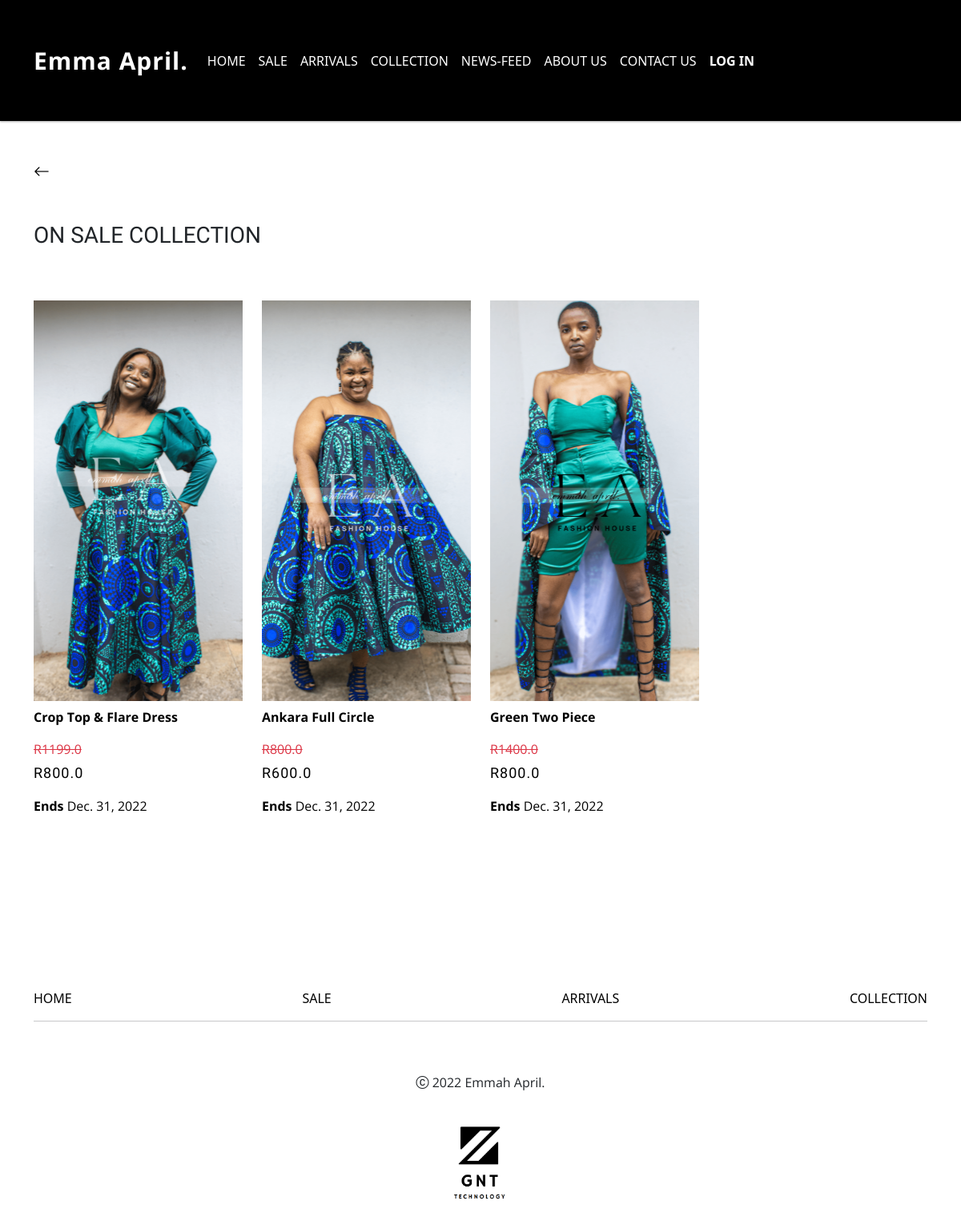
Screenshot of /on-sale/ with the database file from the repository.
### client/models.py (models this page shows, shortened)
class Product(models.Model):
    DISPLAY = (
        ("Yes", "Yes"),
        ("No", "No"),
    )
    SALE_DISPLAY = (
        ("First", "First"),
        ("second", "second"),
        ("third", "third"),
    )
    Name = models.CharField(max_length=300,null=True)
    Description = models.TextField(blank = True,null=True)
    Price = models.FloatField(null=True,blank=True)
    Quantity = models.IntegerField(null=True,blank=True)
    ReStock_Level = models.IntegerField(null=True,blank=True)
    Category = models.ManyToManyField(Category,related_name="product_Category",blank=True,default=None)
    Colors = models.ManyToManyField(Colours,related_name="product_Colors",blank=True,default=None)
    Sizes = models.ManyToManyField(ItemSize,related_name="product_Sizes",blank=True,default=None)
    layby = models.ManyToManyField(LayByOptions,related_name="layBy_options",blank=True,default=None)
    main_Image = models.ImageField(null=True, blank=True,upload_to='files/ProductImages')
    Image_One = models.ImageField(null=True, blank=True,upload_to='files/ProductImages')
    Image_Two = models.ImageField(null=True, blank=True,upload_to='files/ProductImages')
    Image_Three = models.ImageField(null=True, blank=True,upload_to='files/ProductImages')
    main_display = models.CharField(max_length=10,choices=DISPLAY,default = 'No',null=True, blank=True)
    sale = models.CharField(max_length=10,choices=DISPLAY,default = 'No',null=True, blank=True)
    Sale_Price = models.FloatField(null=True,blank=True)
    End_date = models.DateField(auto_now_add=False,null=True,blank=True)
    sale_CoverImages = models.CharField(max_length=10,choices=SALE_DISPLAY,default = 'No',null=True,blank=True)
    new = models.CharField(max_length=10,choices=DISPLAY,default = 'No',null=True, blank=True)
    arrivals_CoverImages = models.CharField(max_length=10,choices=SALE_DISPLAY,default = 'No',null=True,blank=True)
    date_created = models.DateTimeField(auto_now_add=True, null=True)

### client/views.py (the view, shortened to what this page needs)
# urls.py: path('on-sale/',views.SaleCollectionS,name='on-sale'),
def SaleCollectionS(request):
    sale_products = Product.objects.filter(sale = "Yes").order_by('-date_created')
    context = {
        "sale_products" : sale_products,
    }
    return render(request,'client/saleCollection.html',context)

### client/templates/client/saleCollection.html (shortened to what this page needs)
{% extends 'client/base.html' %} {% load static %} {% block content %}
{% include 'partials/navbar.html'%}
<section class="container mt-5">
  <a role="button" onclick="history.back()" style="color: black">
    <i class="bi bi-arrow-left" style="font-size: 20px"></i>
  </a>
  <h3 class="heading_style mt-5">ON SALE COLLECTION</h3>
  <section>
    <div class="row mt-5">
      {% for item in sale_products %}
      <div class="col-sm-12 col-md-4 col-xl-3 mt-3">
        <div hx-boost="true">
          <a
            class="text-black"
            href="{% url 'item-details' item.id %}"
            style="text-decoration: none"
          >
            <img
              class="sale-image productimage"
              src="{{item.main_Image.url}}"
              alt=""
            />
            <p class="fw-bold mt-2">{{item.Name}}</p>
            <p class="mb-1 text-danger">
              <del>R{{item.Price}}</del>
            </p>
            <p
              class="heading_style"
              style="font-size: 18px; letter-spacing: 1px"
            >
              R{{item.Sale_Price}}
            </p>
            <p><span class="fw-bold">Ends</span> {{item.End_date}}</p>
          </a>
        </div>
      </div>
      {% endfor %}
    </div>
  </section>
</section>
<div class="content_divider"></div>
<div class="content_divider"></div>
<section>{% include 'partials/footer.html'%}</section>
{% endblock %}

### client/templates/client/base.html (shortened to what this page needs)
{% load static %}
<!DOCTYPE html>
<html lang="en">
  <head>
    <link
      href="https://cdn.jsdelivr.net/npm/bootstrap@5.1.3/dist/css/bootstrap.min.css"
      rel="stylesheet"
    />
    <link
      rel="stylesheet"
      href="https://cdn.jsdelivr.net/npm/bootstrap-icons@1.10.2/font/bootstrap-icons.css"
    />
    <link rel="stylesheet" href="{% static '/CSS/main.css' %}" />
    <link rel="stylesheet" href="{% static '/CSS/index.css' %}" />
    <link rel="stylesheet" href="{% static '/CSS/saleCollection.css' %}" />
    <link rel="stylesheet" href="{% static '/CSS/idemDetails.css' %}" />
  </head>
  <body>
    {% block content %} {% endblock %}
  </body>
</html>

### client/templates/partials/navbar.html (shortened to what this page needs)
<nav
  class="navbar navbar-expand-lg navbar-light text-white py-5"
  style="
    background-color: black;
    box-shadow: 0 1px 3px rgba(0, 0, 0, 0.12), 0 1px 2px rgba(0, 0, 0, 0.24);
    transition: all 0.3s cubic-bezier(0.25, 0.8, 0.25, 1);
  "
>
  <div class="container">
    <a
      class="navbar-brand text-white navbar-heading"
      href="{% url 'index'%}"
      hx-boost="true"
      >Emma April.</a
    >
    <div class="collapse navbar-collapse" id="navbarSupportedContent">
      <ul class="navbar-nav me-auto mb-2 mb-lg-0">
        <li class="nav-item">
          <a
            class="nav-link active text-white"
            aria-current="page"
            href="{% url 'index'%}"
            hx-boost="true"
            >HOME</a
          >
        </li>
        <li class="nav-item">
          <a
            class="nav-link text-white"
            href="{% url 'on-sale'%}"
            hx-boost="true"
            >SALE</a
          >
        </li>
        <li class="nav-item">
          <a
            class="nav-link text-white"
            href="{% url 'new-arrival'%}"
            hx-boost="true"
            >ARRIVALS</a
          >
        </li>
        <li class="nav-item">
          <a
            class="nav-link text-white"
            href="{% url 'all-collections'%}"
            hx-boost="true"
            >COLLECTION</a
          >
        </li>
        <li class="nav-item">
          <a
            class="nav-link text-white"
            href="{% url 'news-feed'%}"
            hx-boost="true"
            >NEWS-FEED</a
          >
        </li>
        <li class="nav-item">
          <a
            class="nav-link text-white"
            href="{% url 'about-us'%}"
            hx-boost="true"
            >ABOUT US</a
          >
        </li>
        <li class="nav-item">
          <a
            class="nav-link text-white"
            href="{% url 'contact'%}"
            hx-boost="true"
            >CONTACT US</a
          >
        </li>
        {% if user.is_authenticated %}
        <li class="nav-item">
          <a class="nav-link text-white fw-bold" href="{% url 'logout'%}"
            >LOG OUT</a
          >
        </li>
        {% else %}
        <li class="nav-item">
          <a class="nav-link text-white fw-bold" href="{% url 'login'%}"
            >LOG IN</a
          >
        </li>
        {% endif %}
      </ul>
    </div>
  </div>
</nav>

### client/templates/partials/footer.html (shortened to what this page needs)
{% load static %}
<div class="d-flex justify-content-between container mb-2" hx-boost="true">
  <a href="{% url 'index'%}"> HOME </a>
  <a href="{% url 'on-sale'%}"> SALE</a>
  <a href="{% url 'new-arrival'%}"> ARRIVALS</a>
  <a href="{% url 'all-collections'%}"> COLLECTION</a>
</div>
<section class="container">
  <hr />
  <center>
    <p class="pt-5">
      <span><i class="bi bi-c-circle"></i></span> <span id="year"></span> Emmah
      April.
    </p>
    <img style="height: 150px" src="{% static 'images/GTN_LOGO.png'%}" alt="" />
  </center>
</section>

### static/CSS/main.css (style rules this page uses)
:root { --primary-color: darkblue; }
.content_divider { height: 100px; width: 100%; }
p { font-family: "Open Sans", sans-serif; }
.navbar-heading { font-family: "Open Sans", sans-serif; font-size: 30px; font-weight: 700; letter-spacing: 1px; }

### static/CSS/index.css (style rules this page uses)
.heading_style { font-family: "Tenor Sans", sans-serif; }

### static/CSS/saleCollection.css (style rules this page uses)
.heading_style { font-family: "Tenor Sans", sans-serif; }
.sale-image { height: 450px; width: 100%; object-fit: cover; }

### client/templates/client/saleCollection.html (style rules this page uses)
.productimage { object-fit: cover !important; height: 500px !important; }

### client/templates/partials/footer.html (style rules this page uses)
a { text-decoration: none; color: black; }

### rows the page displays
Product: main_Image (picture), Name "Crop Top & Flare Dress", Price "1199.0", Sale_Price "800.0", End_date "Dec. 31, 2022"
Product: main_Image (picture), Name "Ankara Full Circle", Price "800.0", Sale_Price "600.0", End_date "Dec. 31, 2022"
Product: main_Image (picture), Name "Green Two Piece", Price "1400.0", Sale_Price "800.0", End_date "Dec. 31, 2022"
